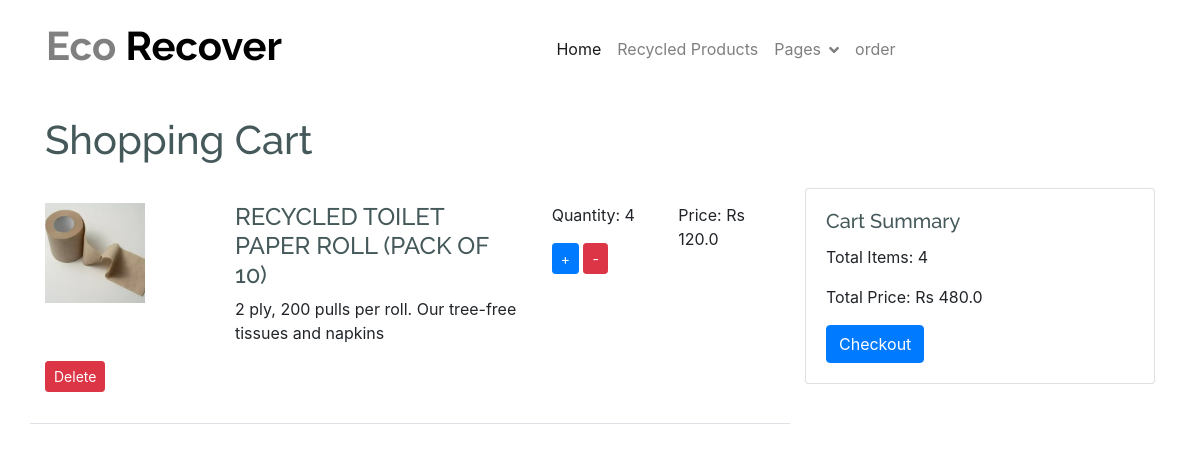
The page /view_cart/ (signed in) on the database as committed earlier.
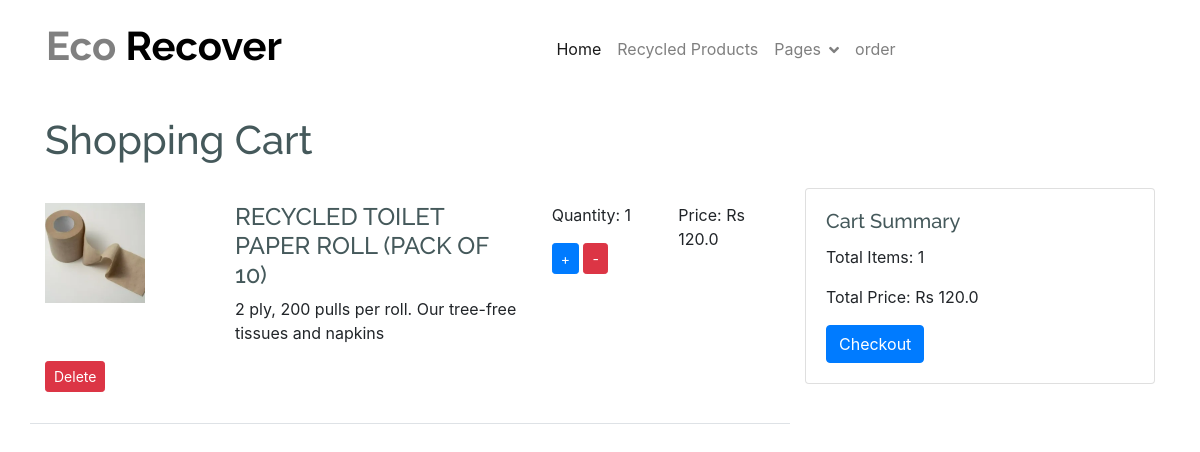
The same page on the database as committed later.
### app322/models.py (models this page shows, shortened)
class Cart(models.Model):
    user = models.ForeignKey(User, on_delete=models.CASCADE)
    product = models.ForeignKey(Product, on_delete=models.CASCADE)
    quantity = models.PositiveIntegerField(default=1)
    date_added = models.DateTimeField(auto_now_add=True)
    image = models.ImageField(upload_to='cart_item_images/', blank=True, null=True)  # Add image field

class Product(models.Model):
    subcategory = models.ForeignKey('Subcategory', on_delete=models.CASCADE, null=True, blank=True)
    user = models.ForeignKey(User, on_delete=models.CASCADE,default=0)
    name = models.CharField(max_length=100, null=False, blank=False)
    product_image = models.ImageField(upload_to="product_images", null=False, blank=False)
    description = models.CharField(max_length=500, null=False, blank=False)
    quantity = models.IntegerField(null=False, blank=False)
    original_price = models.FloatField(null=False, blank=False)
    selling_price = models.FloatField(null=False, blank=False)
    status = models.BooleanField(default=False, help_text="0=default,1=Hidden")
    trending = models.BooleanField(default=False, help_text="0=default,1=Trending")
    created_date = models.DateTimeField(auto_now_add=True)
    updated_date = models.DateTimeField(auto_now=True)

### app322/views.py (the view)
# urls.py: path('view_cart/', views.view_cart, name='view_cart'),
def view_cart(request):
    cart_items = Cart.objects.filter(user=request.user)
    total_items = sum(item.quantity for item in cart_items)
    total_price = sum(item.product.selling_price * item.quantity for item in cart_items)
    return render(request, 'main/ecomerce/cart.html', {'cart_items': cart_items, 'total_items': total_items, 'total_price': total_price})

### templates/main/ecomerce/cart.html (shortened to what this page needs)
{% extends 'main/ecomerce/baseeco.html' %}
{% block content %}
<br><br><br><br>
<!DOCTYPE html>
<html lang="en">
<head>
    <link href="https://stackpath.bootstrapcdn.com/bootstrap/4.3.1/css/bootstrap.min.css" rel="stylesheet">
</head>
<body>
<div class="container">
    <h1 class="mb-4">Shopping Cart</h1>
    <div class="row">
        <div class="col-md-8">
            {% if cart_items %}
            {% for item in cart_items %}
            <div class="cart-item row">
                <div class="col-md-3">
                    <img src="{{ item.product.product_image.url }}" alt="{{ item.product.name }}" class="img-fluid">                </div>
                <div class="col-md-5">
                    <h4>{{ item.product.name }}</h4>
                    <p>{{ item.product.description }}</p>
                </div>
                <div class="col-md-2">
                    <p>Quantity: <span id="quantity_{{ item.id }}">{{ item.quantity }}</span></p>
                    <button class="btn btn-sm btn-primary" onclick="updateQuantity('{{ item.id }}', 'add')">+</button>
                    <button class="btn btn-sm btn-danger" onclick="updateQuantity('{{ item.id }}', 'remove')">-</button>
                </div>
                <div class="col-md-2">
                    <p>Price: Rs {{ item.product.selling_price }}</p>
                </div>
                <div class="col-md-2">
                    <p><button class="btn btn-sm btn-danger" onclick="deleteItem('{{ item.id }}')">Delete</button></p>
                </div>
            </div>
            {% endfor %}
            {% else %}
            <p>Your cart is empty.</p>
            {% endif %}
        </div>
        <div class="col-md-4">
            <div class="card">
                <div class="card-body">
                    <h5 class="card-title">Cart Summary</h5>
                    <p class="card-text">Total Items: <span id="total_items">{{ total_items }}</span></p>
                    <p class="card-text">Total Price: <span id="total_price">Rs {{ total_price }}</span></p>
                    <a id="checkoutBtn" href="{% url 'paymentform1' %}?amount={{ total_price }}" class="btn btn-primary{% if total_price <= 0 %} d-none{% endif %}">Checkout</a>
                </div>
            </div>
        </div>
    </div>
</div>
</body>
</html>
{% endblock content %}

Rows that differ between the two databases and show on the page:
changed Cart "RECYCLED TOILET PAPER ROLL (PACK OF 10)": quantity "4" → "1"
Other text that changed with them:
{{ total_items }}: "4" → "1"
{{ total_price }}: "480.0" → "120.0"
